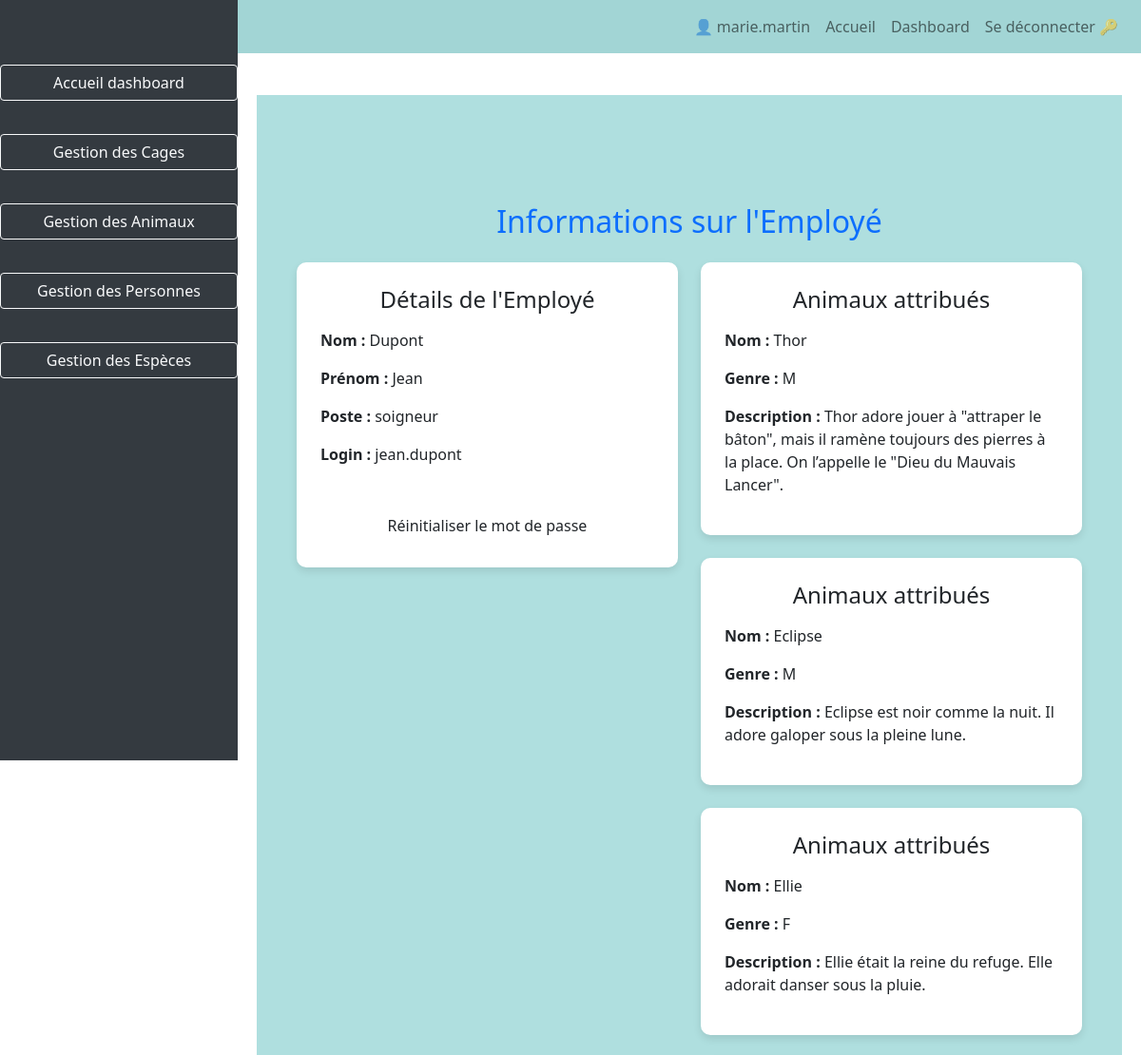
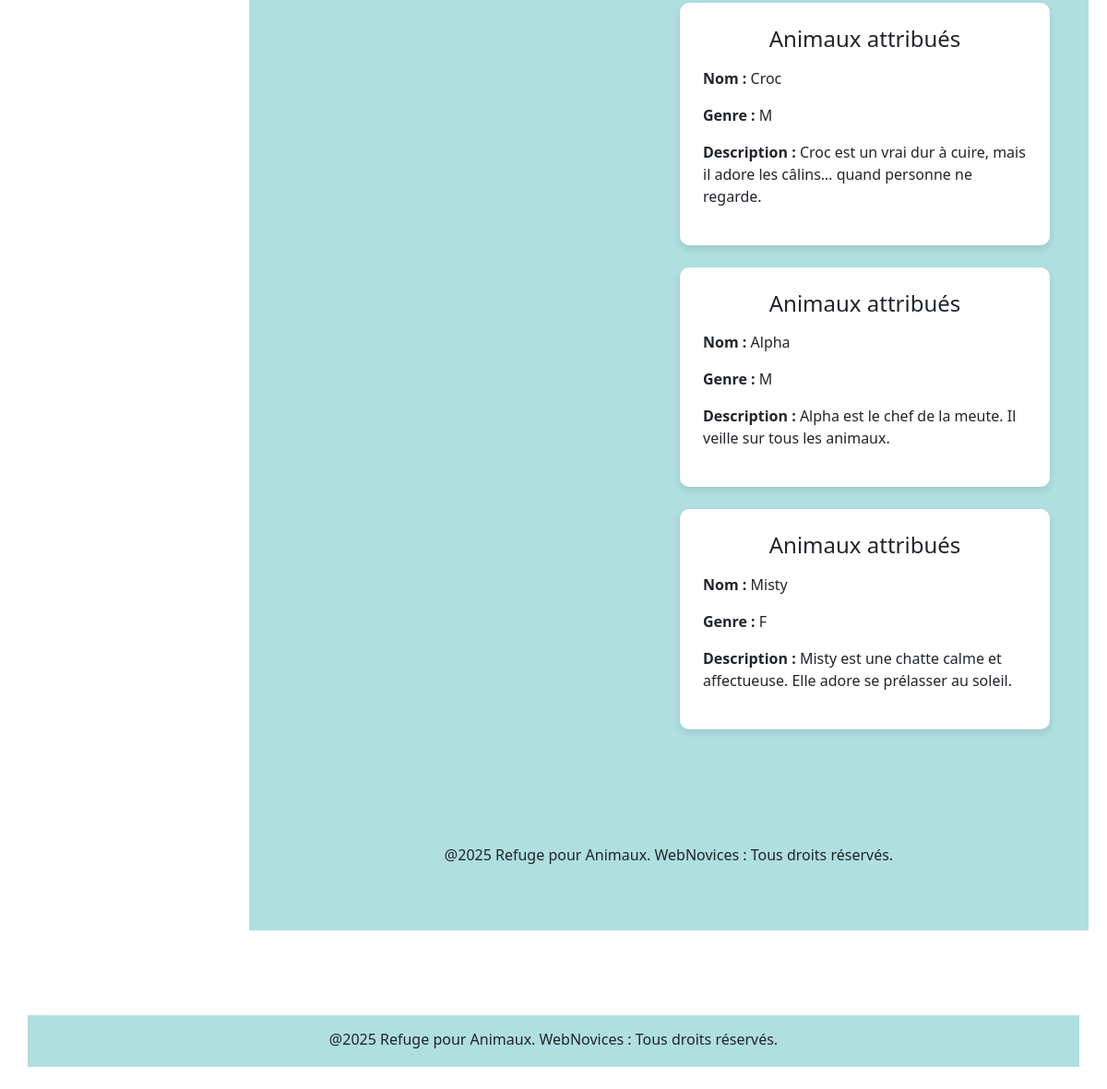
Page /?page=dashboard&table=employe&id=1 (signed in) on the committed database (2 pictures, top to bottom).
### tables this page shows
CREATE TABLE `personnel` (
  `id_personnel` int NOT NULL AUTO_INCREMENT,
  `nom` varchar(100) DEFAULT NULL,
  `prenom` varchar(100) DEFAULT NULL,
  `poste` enum('soigneur','administratif','cadre') DEFAULT NULL,
  `login` varchar(50) DEFAULT NULL,
  `mot_de_passe` varchar(255) DEFAULT NULL,
  `IsArchived` tinyint(1) DEFAULT '0',
  `role` varchar(100) NOT NULL DEFAULT 'admin',
  PRIMARY KEY (`id_personnel`)
);

CREATE TABLE `s_occuper` (
  `id_animal` int NOT NULL,
  `id_personnel` int NOT NULL,
  PRIMARY KEY (`id_animal`,`id_personnel`),
  KEY `id_personnel` (`id_personnel`),
  CONSTRAINT `s_occuper_ibfk_1` FOREIGN KEY (`id_animal`) REFERENCES `animal` (`id_animal`),
  CONSTRAINT `s_occuper_ibfk_2` FOREIGN KEY (`id_personnel`) REFERENCES `personnel` (`id_personnel`)
);

CREATE TABLE `animal` (
  `id_animal` int NOT NULL AUTO_INCREMENT,
  `nom` varchar(100) DEFAULT NULL,
  `genre` enum('M','F') DEFAULT NULL,
  `numero` varchar(50) DEFAULT NULL,
  `pays` varchar(100) DEFAULT NULL,
  `date_naissance` date DEFAULT NULL,
  `date_arrivee` date DEFAULT NULL,
  `date_deces` date DEFAULT NULL,
  `description` text,
  `image` varchar(250) DEFAULT NULL,
  `id_cage` int DEFAULT NULL,
  `id_responsable` int NOT NULL,
  PRIMARY KEY (`id_animal`),
  KEY `id_cage` (`id_cage`),
  KEY `fk_animal_personnel` (`id_responsable`),
  CONSTRAINT `animal_ibfk_1` FOREIGN KEY (`id_cage`) REFERENCES `cage` (`id_cage`),
  CONSTRAINT `fk_animal_personnel` FOREIGN KEY (`id_responsable`) REFERENCES `personnel` (`id_personnel`)
);

### www/src/model/Personnel.php (called while the page is built, shortened)
<?php
class Personnel
{
    public function getPersonnelById($id)
    {
        try {
            $mysqlClient = dbConnect();
            $personnelStatement = $mysqlClient->prepare('SELECT * FROM personnel WHERE id_personnel = :id');
            $personnelStatement->bindParam(':id', $id);
            $personnelStatement->execute();
            $personnel = $personnelStatement->fetch();
            return $personnel;
        } catch (Exception $exception) {
            die('Erreur : ' . $exception->getMessage());
        }
    }
}

### www/src/model/Animaux.php (called while the page is built, shortened)
<?php
class Animaux
{
    public function getAnimauxByPersonnel($id_personnel)
    {
        $pdo = dbConnect();
        $sql = "SELECT *
                FROM animal a
                JOIN s_occuper s ON a.id_animal = s.id_animal
                WHERE s.id_personnel = :id_personnel";
        $stmt = $pdo->prepare($sql);
        $stmt->execute(['id_personnel' => $id_personnel]);
        return $stmt->fetchAll(PDO::FETCH_ASSOC);
    }
}

### www/src/template/employe.php (the view, shortened to what this page needs)
<?php
require_once(dirname(__DIR__) . '/model/Personnel.php');
require_once(dirname(__DIR__) . '/model/Animaux.php');
$id = isset($_GET['id']) ? $_GET['id'] : 1;
$modelPersonnel = new Personnel();
$employe = $modelPersonnel->getPersonnelById($id);
$animalObj = new Animaux();
$animaux = $animalObj->getAnimauxByPersonnel($id);
?>
<body>
<div class="container mt-5">
    <h2 class="text-center text-primary mb-4">Informations sur l'Employé</h2>
    <div class="row justify-content-center">
        <div class="col-md-6">
            <?php if ($employe): ?>
                <div class="employee-card">
                    <h4 class="text-center mb-3">Détails de l'Employé</h4>
                    <p><strong>Nom :</strong> <?= htmlspecialchars($employe['nom']) ?></p>
                    <p><strong>Prénom :</strong> <?= htmlspecialchars($employe['prenom']) ?></p>
                    <p><strong>Poste :</strong> <?= htmlspecialchars($employe['poste']) ?></p>
                    <p><strong>Login :</strong> <?= htmlspecialchars($employe['login']) ?></p>
                    <div class="text-center mt-4">
                        <button class="btn btn-reset px-4">Réinitialiser le mot de passe</button>
                    </div>
                </div>
            <?php endif; ?>
        </div>
        <div class="col-md-6">
            <?php
            foreach($animaux as $animal){
                echo '<div class="employee-card mb-4">';
                echo '<h4 class="text-center mb-3">Animaux attribués</h4>';
                echo '<p><strong>Nom :</strong> ' . htmlspecialchars($animal['nom']) . '</p>';
                echo '<p><strong>Genre :</strong> ' . htmlspecialchars($animal['genre']) . '</p>';
                echo '<p><strong>Description :</strong> ' . htmlspecialchars($animal['description']) . '</p>';
                echo '</div>';
            }
            ?>
        </div>
    </div>
</div>
<footer class="text-dark text-center custom-footer py-4 mt-5">
    <div class="container">
        <p class="mb-1">@2025 Refuge pour Animaux. WebNovices : Tous droits réservés.</p>
    </div>
</footer>
</body>
</html>

### www/src/template/dashboard.php (style rules this page uses)
.btn { margin-top: 20px; background: green; }

### www/src/template/employe.php (style rules this page uses)
body { background-color: #AFDFDF; font-family: Arial, sans-serif; }
.employee-card { background: white; padding: 25px; border-radius: 10px; box-shadow: 0 4px 8px rgba(0, 0, 0, 0.1); transition: transform 0.3s ease-in-out, box-shadow 0.3s ease-in-out; }
.btn-reset { background-color:#023636; color: white; transition: background-color 0.3s ease; }
.text-primary { color:black; }
.container { background-color: #AFDFDF; padding: 14px; }
.btn { background:#023636; }

### www/src/template/footer.php (style rules this page uses)
.container { background-color: #AFDFDF; padding: 14px; }

### rows in the picture
personnel: nom "Dupont", prenom "Jean", poste "soigneur", login "jean.dupont"
s_occuper: id_animal.nom "Thor", id_animal.genre "M", id_animal.description "Thor adore jouer à \"attraper le bâton\", mais il ramène toujours des pierres à la place. On l’appelle le \"Dieu du Mauvais Lancer\"."
s_occuper: id_animal.nom "Eclipse", id_animal.genre "M", id_animal.description "Eclipse est noir comme la nuit. Il adore galoper sous la pleine lune."
s_occuper: id_animal.nom "Ellie", id_animal.genre "F", id_animal.description "Ellie était la reine du refuge. Elle adorait danser sous la pluie."
s_occuper: id_animal.nom "Croc", id_animal.genre "M", id_animal.description "Croc est un vrai dur à cuire, mais il adore les câlins… quand personne ne regarde."
s_occuper: id_animal.nom "Alpha", id_animal.genre "M", id_animal.description "Alpha est le chef de la meute. Il veille sur tous les animaux."
s_occuper: id_animal.nom "Misty", id_animal.genre "F", id_animal.description "Misty est une chatte calme et affectueuse. Elle adore se prélasser au soleil."

### other values in the picture
$_SESSION['login'] "marie.martin"
